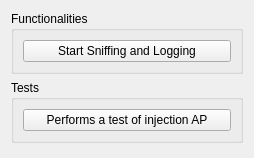
          <widget class="QWidget" name="page2">
           <property name="geometry">
            <rect>
             <x>0</x>
             <y>0</y>
             <width>254</width>
             <height>158</height>
            </rect>
           </property>
           <attribute name="label">
            <string>General functionalities</string>
           </attribute>
           <layout class="QVBoxLayout">
            <item>
             <widget class="QGroupBox" name="buttonGroup2_2_2_2">
              <property name="title">
               <string>Functionalities</string>
              </property>
              <layout class="QVBoxLayout">
               <item>
                <widget class="QPushButton" name="button_wpa_start_sniff">
                 <property name="text">
                  <string>Start Sniffing and Logging</string>
                 </property>
                </widget>
               </item>
              </layout>
             </widget>
            </item>
            <item>
             <widget class="QGroupBox" name="buttonGroup2_2_2">
              <property name="title">
               <string>Tests</string>
              </property>
              <layout class="QVBoxLayout">
               <item>
                <widget class="QPushButton" name="button_wpa_test_inj">
                 <property name="text">
                  <string>Performs a test of injection AP</string>
                 </property>
                </widget>
               </item>
              </layout>
             </widget>
            </item>
            <item>
             <spacer name="spacer22_3_2">
              <property name="orientation">
               <enum>Qt::Vertical</enum>
              </property>
              <property name="sizeType">
               <enum>QSizePolicy::Expanding</enum>
              </property>
              <property name="sizeHint" stdset="0">
               <size>
                <width>41</width>
                <height>140</height>
               </size>
              </property>
             </spacer>
            </item>
           </layout>
          </widget>
